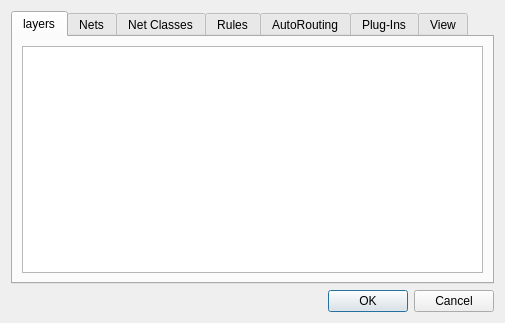
<?xml version="1.0" encoding="UTF-8"?>
<ui version="4.0">
 <class>preferences</class>
 <widget class="QDialog" name="preferences">
  <property name="geometry">
   <rect>
    <x>0</x>
    <y>0</y>
    <width>505</width>
    <height>323</height>
   </rect>
  </property>
  <property name="windowTitle">
   <string>Preferences</string>
  </property>
  <layout class="QGridLayout" name="gridLayout">
   <item row="1" column="0">
    <widget class="QDialogButtonBox" name="buttonBox">
     <property name="orientation">
      <enum>Qt::Horizontal</enum>
     </property>
     <property name="standardButtons">
      <set>QDialogButtonBox::Cancel|QDialogButtonBox::Ok</set>
     </property>
    </widget>
   </item>
   <item row="0" column="0">
    <widget class="QTabWidget" name="tabs">
     <property name="toolTip">
      <string/>
     </property>
     <property name="currentIndex">
      <number>0</number>
     </property>
     <widget class="QWidget" name="Layers">
      <attribute name="title">
       <string>layers</string>
      </attribute>
      <layout class="QGridLayout" name="gridLayout_2">
       <item row="0" column="0">
        <widget class="QListWidget" name="layerList">
         <property name="toolTip">
          <string>Double-click to edit layer properties.</string>
         </property>
         <property name="sortingEnabled">
          <bool>true</bool>
         </property>
        </widget>
       </item>
      </layout>
     </widget>
     <widget class="QWidget" name="Nets">
      <attribute name="title">
       <string>Nets</string>
      </attribute>
      <layout class="QGridLayout" name="gridLayout_3">
       <item row="0" column="0">
        <widget class="QTreeWidget" name="netsTree">
         <property name="toolTip">
          <string>Double-click to change net properties.</string>
         </property>
         <column>
          <property name="text">
           <string notr="true">1</string>
          </property>
         </column>
        </widget>
       </item>
      </layout>
     </widget>
     <widget class="QWidget" name="NetClasses">
      <attribute name="title">
       <string>Net Classes</string>
      </attribute>
      <layout class="QGridLayout" name="gridLayout_6">
       <item row="0" column="0" colspan="2">
        <widget class="QTableWidget" name="netClassesTable"/>
       </item>
       <item row="1" column="0">
        <widget class="QPushButton" name="newNetClassButton">
         <property name="text">
          <string>New</string>
         </property>
        </widget>
       </item>
       <item row="1" column="1">
        <widget class="QPushButton" name="deleteNetClassButton">
         <property name="text">
          <string>Delete</string>
         </property>
        </widget>
       </item>
      </layout>
     </widget>
     <widget class="QWidget" name="Rules">
      <attribute name="title">
       <string>Rules</string>
      </attribute>
     </widget>
     <widget class="QWidget" name="AutoRouting">
      <attribute name="title">
       <string>AutoRouting</string>
      </attribute>
      <layout class="QGridLayout" name="gridLayout_5">
       <item row="0" column="0">
        <widget class="QGroupBox" name="groupBox_2">
         <property name="title">
          <string>Default Router</string>
         </property>
         <widget class="QComboBox" name="routerCombo">
          <property name="geometry">
           <rect>
            <x>30</x>
            <y>30</y>
            <width>331</width>
            <height>25</height>
           </rect>
          </property>
          <property name="toolTip">
           <string>Select default router engine from list of plugins.</string>
          </property>
         </widget>
        </widget>
       </item>
       <item row="1" column="0">
        <widget class="QGroupBox" name="groupBox_3">
         <property name="title">
          <string>Default Post-Router</string>
         </property>
         <widget class="QComboBox" name="postRouterCombo">
          <property name="geometry">
           <rect>
            <x>30</x>
            <y>30</y>
            <width>331</width>
            <height>25</height>
           </rect>
          </property>
          <property name="toolTip">
           <string>Select default post-router engine from list of plugins.</string>
          </property>
         </widget>
        </widget>
       </item>
      </layout>
     </widget>
     <widget class="QWidget" name="Plugins">
      <attribute name="title">
       <string>Plug-Ins</string>
      </attribute>
      <layout class="QGridLayout" name="gridLayout_4">
       <item row="0" column="0" colspan="2">
        <widget class="QTreeWidget" name="pluginTree">
         <column>
          <property name="text">
           <string notr="true">1</string>
          </property>
         </column>
        </widget>
       </item>
       <item row="1" column="0">
        <widget class="QPushButton" name="addPluginButton">
         <property name="maximumSize">
          <size>
           <width>1024</width>
           <height>24</height>
          </size>
         </property>
         <property name="toolTip">
          <string>Load a new router or post-route plugin.</string>
         </property>
         <property name="text">
          <string>Load...</string>
         </property>
        </widget>
       </item>
       <item row="1" column="1">
        <widget class="QPushButton" name="removePluginButton">
         <property name="maximumSize">
          <size>
           <width>1024</width>
           <height>24</height>
          </size>
         </property>
         <property name="toolTip">
          <string>*BROKEN* Unload selected plugin.</string>
         </property>
         <property name="text">
          <string>Unload</string>
         </property>
        </widget>
       </item>
      </layout>
     </widget>
     <widget class="QWidget" name="View">
      <attribute name="title">
       <string>View</string>
      </attribute>
      <layout class="QGridLayout" name="gridLayout_7">
       <item row="0" column="1">
        <widget class="QTabWidget" name="tabWidget">
         <property name="currentIndex">
          <number>0</number>
         </property>
         <widget class="QWidget" name="Opacity">
          <attribute name="title">
           <string>Opacity</string>
          </attribute>
          <widget class="QDoubleSpinBox" name="opacityTracks">
           <property name="geometry">
            <rect>
             <x>80</x>
             <y>30</y>
             <width>61</width>
             <height>25</height>
            </rect>
           </property>
           <property name="maximum">
            <double>1.000000000000000</double>
           </property>
           <property name="singleStep">
            <double>0.010000000000000</double>
           </property>
           <property name="value">
            <double>0.500000000000000</double>
           </property>
          </widget>
          <widget class="QLabel" name="label">
           <property name="geometry">
            <rect>
             <x>20</x>
             <y>30</y>
             <width>57</width>
             <height>15</height>
            </rect>
           </property>
           <property name="text">
            <string>&lt;!DOCTYPE HTML PUBLIC &quot;-//W3C//DTD HTML 4.0//EN&quot; &quot;http://www.w3.org/TR/REC-html40/strict.dtd&quot;&gt;
&lt;html&gt;&lt;head&gt;&lt;meta name=&quot;qrichtext&quot; content=&quot;1&quot; /&gt;&lt;style type=&quot;text/css&quot;&gt;
p, li { white-space: pre-wrap; }
&lt;/style&gt;&lt;/head&gt;&lt;body style=&quot; font-family:'Sans Serif'; font-size:9pt; font-weight:400; font-style:normal;&quot;&gt;
&lt;p align=&quot;right&quot; style=&quot; margin-top:0px; margin-bottom:0px; margin-left:0px; margin-right:0px; -qt-block-indent:0; text-indent:0px;&quot;&gt;Tracks:&lt;/p&gt;&lt;/body&gt;&lt;/html&gt;</string>
           </property>
          </widget>
          <widget class="QDoubleSpinBox" name="opacityVias">
           <property name="geometry">
            <rect>
             <x>80</x>
             <y>60</y>
             <width>61</width>
             <height>25</height>
            </rect>
           </property>
           <property name="maximum">
            <double>1.000000000000000</double>
           </property>
           <property name="singleStep">
            <double>0.010000000000000</double>
           </property>
           <property name="value">
            <double>0.500000000000000</double>
           </property>
          </widget>
          <widget class="QLabel" name="label_2">
           <property name="geometry">
            <rect>
             <x>20</x>
             <y>60</y>
             <width>57</width>
             <height>15</height>
            </rect>
           </property>
           <property name="text">
            <string>&lt;!DOCTYPE HTML PUBLIC &quot;-//W3C//DTD HTML 4.0//EN&quot; &quot;http://www.w3.org/TR/REC-html40/strict.dtd&quot;&gt;
&lt;html&gt;&lt;head&gt;&lt;meta name=&quot;qrichtext&quot; content=&quot;1&quot; /&gt;&lt;style type=&quot;text/css&quot;&gt;
p, li { white-space: pre-wrap; }
&lt;/style&gt;&lt;/head&gt;&lt;body style=&quot; font-family:'Sans Serif'; font-size:9pt; font-weight:400; font-style:normal;&quot;&gt;
&lt;p align=&quot;right&quot; style=&quot; margin-top:0px; margin-bottom:0px; margin-left:0px; margin-right:0px; -qt-block-indent:0; text-indent:0px;&quot;&gt;Vias:&lt;/p&gt;&lt;/body&gt;&lt;/html&gt;</string>
           </property>
          </widget>
          <widget class="QDoubleSpinBox" name="opacityPads">
           <property name="geometry">
            <rect>
             <x>80</x>
             <y>90</y>
             <width>61</width>
             <height>25</height>
            </rect>
           </property>
           <property name="maximum">
            <double>1.000000000000000</double>
           </property>
           <property name="singleStep">
            <double>0.010000000000000</double>
           </property>
           <property name="value">
            <double>0.500000000000000</double>
           </property>
          </widget>
          <widget class="QLabel" name="label_3">
           <property name="geometry">
            <rect>
             <x>20</x>
             <y>90</y>
             <width>57</width>
             <height>15</height>
            </rect>
           </property>
           <property name="text">
            <string>&lt;!DOCTYPE HTML PUBLIC &quot;-//W3C//DTD HTML 4.0//EN&quot; &quot;http://www.w3.org/TR/REC-html40/strict.dtd&quot;&gt;
&lt;html&gt;&lt;head&gt;&lt;meta name=&quot;qrichtext&quot; content=&quot;1&quot; /&gt;&lt;style type=&quot;text/css&quot;&gt;
p, li { white-space: pre-wrap; }
&lt;/style&gt;&lt;/head&gt;&lt;body style=&quot; font-family:'Sans Serif'; font-size:9pt; font-weight:400; font-style:normal;&quot;&gt;
&lt;p align=&quot;right&quot; style=&quot; margin-top:0px; margin-bottom:0px; margin-left:0px; margin-right:0px; -qt-block-indent:0; text-indent:0px;&quot;&gt;Pads:&lt;/p&gt;&lt;/body&gt;&lt;/html&gt;</string>
           </property>
          </widget>
          <widget class="QDoubleSpinBox" name="opacityPlanes">
           <property name="geometry">
            <rect>
             <x>240</x>
             <y>30</y>
             <width>61</width>
             <height>25</height>
            </rect>
           </property>
           <property name="maximum">
            <double>1.000000000000000</double>
           </property>
           <property name="singleStep">
            <double>0.010000000000000</double>
           </property>
           <property name="value">
            <double>0.500000000000000</double>
           </property>
          </widget>
          <widget class="QDoubleSpinBox" name="opacityOutlines">
           <property name="geometry">
            <rect>
             <x>240</x>
             <y>60</y>
             <width>61</width>
             <height>25</height>
            </rect>
           </property>
           <property name="maximum">
            <double>1.000000000000000</double>
           </property>
           <property name="singleStep">
            <double>0.010000000000000</double>
           </property>
           <property name="value">
            <double>0.500000000000000</double>
           </property>
          </widget>
          <widget class="QLabel" name="label_4">
           <property name="geometry">
            <rect>
             <x>180</x>
             <y>60</y>
             <width>57</width>
             <height>15</height>
            </rect>
           </property>
           <property name="text">
            <string>&lt;!DOCTYPE HTML PUBLIC &quot;-//W3C//DTD HTML 4.0//EN&quot; &quot;http://www.w3.org/TR/REC-html40/strict.dtd&quot;&gt;
&lt;html&gt;&lt;head&gt;&lt;meta name=&quot;qrichtext&quot; content=&quot;1&quot; /&gt;&lt;style type=&quot;text/css&quot;&gt;
p, li { white-space: pre-wrap; }
&lt;/style&gt;&lt;/head&gt;&lt;body style=&quot; font-family:'Sans Serif'; font-size:9pt; font-weight:400; font-style:normal;&quot;&gt;
&lt;p align=&quot;right&quot; style=&quot; margin-top:0px; margin-bottom:0px; margin-left:0px; margin-right:0px; -qt-block-indent:0; text-indent:0px;&quot;&gt;Outlines:&lt;/p&gt;&lt;/body&gt;&lt;/html&gt;</string>
           </property>
          </widget>
          <widget class="QDoubleSpinBox" name="opacityBorders">
           <property name="geometry">
            <rect>
             <x>240</x>
             <y>90</y>
             <width>61</width>
             <height>25</height>
            </rect>
           </property>
           <property name="maximum">
            <double>1.000000000000000</double>
           </property>
           <property name="singleStep">
            <double>0.010000000000000</double>
           </property>
           <property name="value">
            <double>0.500000000000000</double>
           </property>
          </widget>
          <widget class="QLabel" name="label_5">
           <property name="geometry">
            <rect>
             <x>180</x>
             <y>30</y>
             <width>57</width>
             <height>15</height>
            </rect>
           </property>
           <property name="text">
            <string>&lt;!DOCTYPE HTML PUBLIC &quot;-//W3C//DTD HTML 4.0//EN&quot; &quot;http://www.w3.org/TR/REC-html40/strict.dtd&quot;&gt;
&lt;html&gt;&lt;head&gt;&lt;meta name=&quot;qrichtext&quot; content=&quot;1&quot; /&gt;&lt;style type=&quot;text/css&quot;&gt;
p, li { white-space: pre-wrap; }
&lt;/style&gt;&lt;/head&gt;&lt;body style=&quot; font-family:'Sans Serif'; font-size:9pt; font-weight:400; font-style:normal;&quot;&gt;
&lt;p align=&quot;right&quot; style=&quot; margin-top:0px; margin-bottom:0px; margin-left:0px; margin-right:0px; -qt-block-indent:0; text-indent:0px;&quot;&gt;Planes:&lt;/p&gt;&lt;/body&gt;&lt;/html&gt;</string>
           </property>
          </widget>
          <widget class="QLabel" name="label_6">
           <property name="geometry">
            <rect>
             <x>180</x>
             <y>90</y>
             <width>57</width>
             <height>15</height>
            </rect>
           </property>
           <property name="text">
            <string>&lt;!DOCTYPE HTML PUBLIC &quot;-//W3C//DTD HTML 4.0//EN&quot; &quot;http://www.w3.org/TR/REC-html40/strict.dtd&quot;&gt;
&lt;html&gt;&lt;head&gt;&lt;meta name=&quot;qrichtext&quot; content=&quot;1&quot; /&gt;&lt;style type=&quot;text/css&quot;&gt;
p, li { white-space: pre-wrap; }
&lt;/style&gt;&lt;/head&gt;&lt;body style=&quot; font-family:'Sans Serif'; font-size:9pt; font-weight:400; font-style:normal;&quot;&gt;
&lt;p align=&quot;right&quot; style=&quot; margin-top:0px; margin-bottom:0px; margin-left:0px; margin-right:0px; -qt-block-indent:0; text-indent:0px;&quot;&gt;Borders:&lt;/p&gt;&lt;/body&gt;&lt;/html&gt;</string>
           </property>
          </widget>
         </widget>
         <widget class="QWidget" name="Visibility">
          <attribute name="title">
           <string>Visibility</string>
          </attribute>
          <widget class="QCheckBox" name="visibilityTracks">
           <property name="geometry">
            <rect>
             <x>40</x>
             <y>30</y>
             <width>87</width>
             <height>23</height>
            </rect>
           </property>
           <property name="text">
            <string>Tracks</string>
           </property>
           <property name="checked">
            <bool>true</bool>
           </property>
          </widget>
          <widget class="QCheckBox" name="visibilityVias">
           <property name="geometry">
            <rect>
             <x>40</x>
             <y>60</y>
             <width>87</width>
             <height>23</height>
            </rect>
           </property>
           <property name="text">
            <string>Vias</string>
           </property>
           <property name="checked">
            <bool>true</bool>
           </property>
          </widget>
          <widget class="QCheckBox" name="visibilityPads">
           <property name="geometry">
            <rect>
             <x>40</x>
             <y>90</y>
             <width>87</width>
             <height>23</height>
            </rect>
           </property>
           <property name="text">
            <string>Pads</string>
           </property>
           <property name="checked">
            <bool>true</bool>
           </property>
          </widget>
          <widget class="QCheckBox" name="visibilityBorders">
           <property name="geometry">
            <rect>
             <x>160</x>
             <y>90</y>
             <width>87</width>
             <height>23</height>
            </rect>
           </property>
           <property name="text">
            <string>Borders</string>
           </property>
           <property name="checked">
            <bool>true</bool>
           </property>
          </widget>
          <widget class="QCheckBox" name="visibilityOutlines">
           <property name="geometry">
            <rect>
             <x>160</x>
             <y>60</y>
             <width>87</width>
             <height>23</height>
            </rect>
           </property>
           <property name="text">
            <string>Outlines</string>
           </property>
           <property name="checked">
            <bool>true</bool>
           </property>
          </widget>
          <widget class="QCheckBox" name="visibilityPlanes">
           <property name="geometry">
            <rect>
             <x>160</x>
             <y>30</y>
             <width>87</width>
             <height>23</height>
            </rect>
           </property>
           <property name="text">
            <string>Planes</string>
           </property>
           <property name="checked">
            <bool>true</bool>
           </property>
          </widget>
         </widget>
        </widget>
       </item>
      </layout>
     </widget>
    </widget>
   </item>
  </layout>
 </widget>
 <resources/>
 <connections>
  <connection>
   <sender>buttonBox</sender>
   <signal>accepted()</signal>
   <receiver>preferences</receiver>
   <slot>accept()</slot>
   <hints>
    <hint type="sourcelabel">
     <x>248</x>
     <y>254</y>
    </hint>
    <hint type="destinationlabel">
     <x>157</x>
     <y>274</y>
    </hint>
   </hints>
  </connection>
  <connection>
   <sender>buttonBox</sender>
   <signal>rejected()</signal>
   <receiver>preferences</receiver>
   <slot>reject()</slot>
   <hints>
    <hint type="sourcelabel">
     <x>316</x>
     <y>260</y>
    </hint>
    <hint type="destinationlabel">
     <x>286</x>
     <y>274</y>
    </hint>
   </hints>
  </connection>
 </connections>
</ui>
